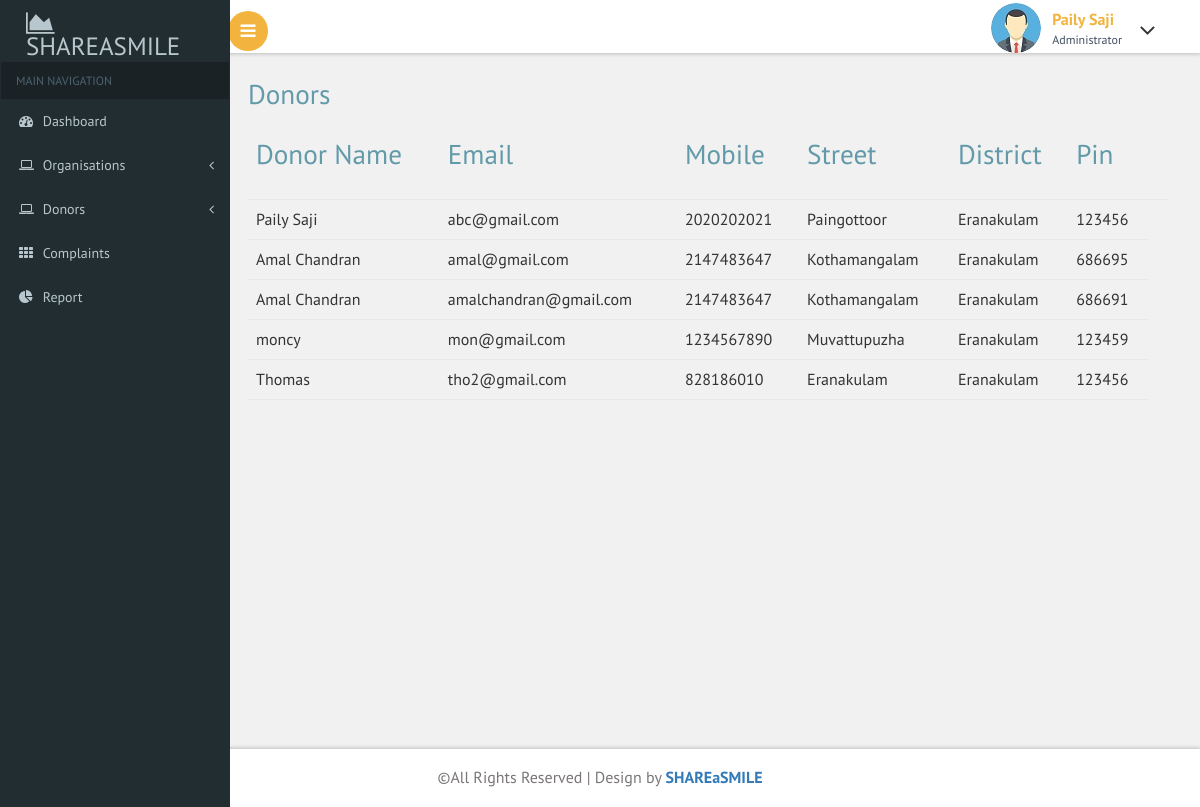
/admin/donors.php, run on an earlier commit of the app's database.
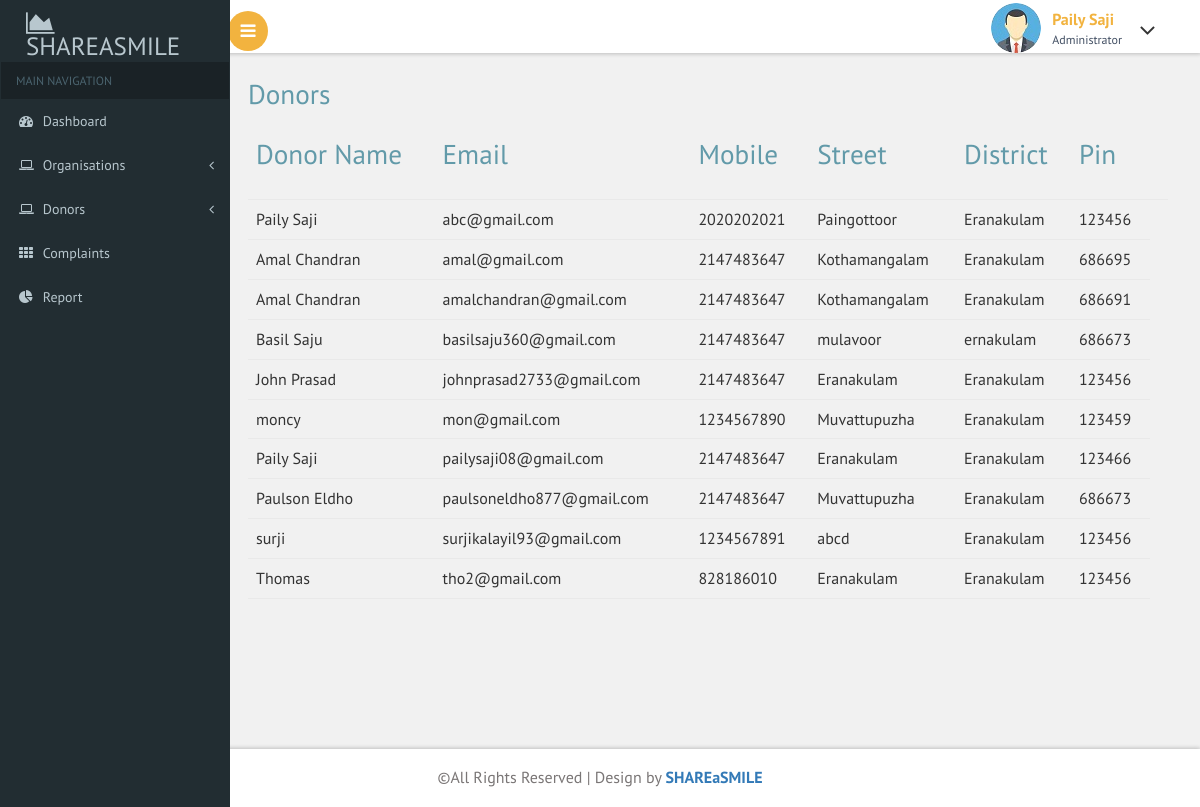
And on a later commit of the database.
### tables this page shows
CREATE TABLE `registration_donor` (
  `user_id` int(11) NOT NULL,
  `full_name` varchar(100) NOT NULL,
  `email` varchar(200) NOT NULL,
  `mob` int(11) NOT NULL,
  `street` varchar(200) NOT NULL,
  `district` varchar(200) NOT NULL,
  `pincode` int(11) NOT NULL,
  `password` varchar(200) NOT NULL
);

### admin/donors.php (the view)
<?php
include("header.php");
?>
			<div id="page-wrapper">
			<div class="main-page">
				<h2 class="title1">Donors</h2>
				<table class="table table-hover">
					<thead>
					<th>
					<h2 class="title1">Donor Name</he>
					</th>
					<th>
					<h2 class="title1"> Email</h2>
					</th>
					<th>
					<h2 class="title1"> Mobile</h2>
					</th>
					<th>
					<h2 class="title1"> Street</h2>
					</th>
					<th>
					<h2 class="title1"> District</h2>
					</th>
					<th>
					<h2 class="title1"> Pin</h2>
					</th>
					<th></th>
                  </thead>
				<tbody>
				<?php
				require("connect.php");
				$sql="SELECT * FROM registration_donor";
				$res=mysqli_query($conn,$sql);
				if(mysqli_num_rows($res)>0){
					while($row=mysqli_fetch_assoc($res)){
						?>
						<tr>
							<td>
								<?php echo $row['full_name'] ?>
							</td>
							<td>
								<?php echo $row['email'] ?>
							</td>
							<td>
								<?php echo $row['mob'] ?>
							</td>
							<td>
								<?php echo $row['street'] ?>
							</td>
							<td>
								<?php echo $row['district'] ?>
							</td>
							<td>
								<?php echo $row['pincode'] ?>
							</td>
   						</tr>
						<?php
					}
				}
				?>
				</tbody>
			</table>
			</div>
		</div>
  <?php
  include("footer.php");
  ?>

What changed in the data, as far as the page shows it:
added registration_donor: full_name "Basil Saju", email "basilsaju360@gmail.com", mob "2147483647", street "mulavoor", district "ernakulam", pincode "686673"
added registration_donor: full_name "John Prasad", email "johnprasad2733@gmail.com", mob "2147483647", street "Eranakulam", district "Eranakulam", pincode "123456"
added registration_donor: full_name "Paily Saji", email "pailysaji08@gmail.com", mob "2147483647", street "Eranakulam", district "Eranakulam", pincode "123466"
added registration_donor: full_name "Paulson Eldho", email "paulsoneldho877@gmail.com", mob "2147483647", street "Muvattupuzha", district "Eranakulam", pincode "686673"
added registration_donor: full_name "surji", email "surjikalayil93@gmail.com", mob "1234567891", street "abcd", district "Eranakulam", pincode "123456"
